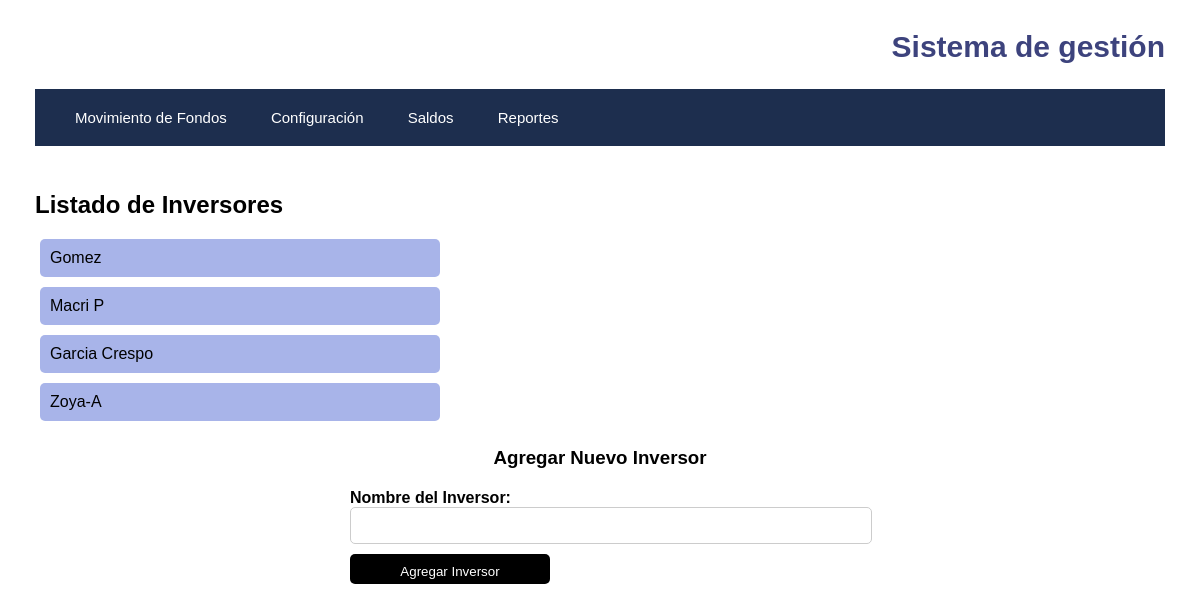
The app's page /api/addinvestor, older data.
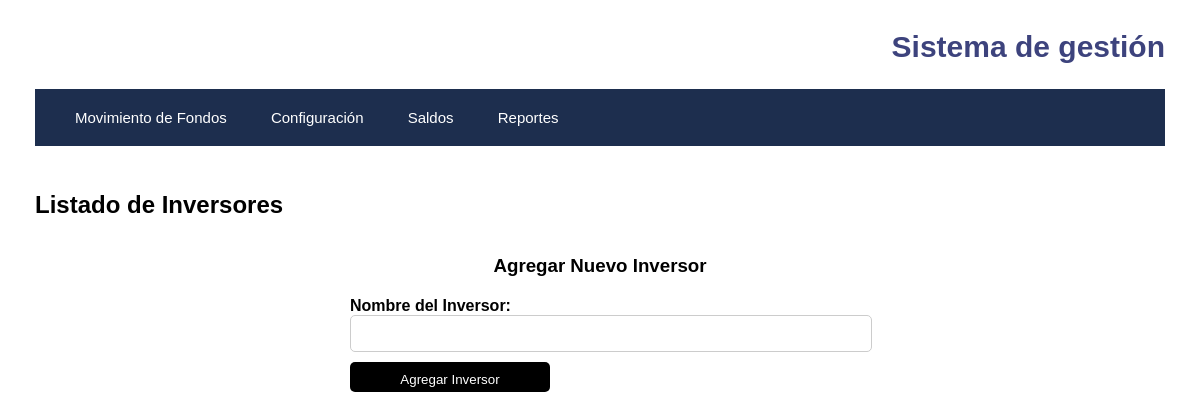
The same page, newer data.
### Models.py (models this page shows, shortened)
class Inversor(db.Model):
    id_inversor = db.Column(db.Integer, unique=True, primary_key=True)
    nombre_inversor = db.Column(db.Text)

### app.py (the view)
@app.route("/api/addinvestor", methods=["GET"])
def show_investor_form():
    inversores = Inversor.query.all()
    return render_template("addinvestor.html", inversores=inversores)

### templates/addinvestor.html (shortened to what this page needs)
<!DOCTYPE html>
<html lang="en">
<head>
    <link rel="stylesheet" type="text/css" href="{{ url_for('static', filename='style.css') }}">
</head>
<body>
    {% extends 'base.html' %}
    {% block content %}
        <h2>Listado de Inversores</h2>
        <ul>
            {% for inversor in inversores %}
                <li>{{ inversor.nombre_inversor }}</li>
            {% endfor %}
        </ul>
        <h3>Agregar Nuevo Inversor</h3>
        <form action="/api/addinvestor" method="post">
            <div class="form-group">
                <label for="nombre_inversor">Nombre del Inversor:</label>
                <input type="text" id="nombre_inversor" name="nombre_inversor" required>
            </div>
            <input type="submit" value="Agregar Inversor">
        </form>
    {% endblock %}

### templates/base.html (shortened to what this page needs)
<!DOCTYPE html>
<html lang="en">
<head>
    <link rel="stylesheet" type="text/css" href="{{ url_for('static', filename='style.css') }}">
</head>
<body>
    <header>
        <h1>Sistema de gestión</h1>
        <nav>
            <a href="/api/addmovement">Movimiento de Fondos</a>
            <div class="config-option">
                <a class="nav-link" href="#">Configuración</a>
            </div>
            <a href="/api/balances">Saldos</a>
            <a href="/api/reports">Reportes</a>
        </nav>
    </header>
    <div class="content">
        {% block content %}{% endblock %}
    </div>
</body>
</html>

### static/style.css (style rules this page uses)
body { font-family: sans-serif; margin: 0; padding: 0; }
header { font-size: 15px; color: #3d437d; padding: 10px; text-align: right; }
nav { background-color: #1d2e4e; text-align: left; margin-bottom: 20px; margin: 25px; padding: 20px; }
nav a { text-align: left; padding: 20px; text-decoration: none; color: #ffffff; }
h1 { margin-right: 25px; }
h2 { margin-top: 10px; margin-left: 35px; text-align: left; }
h3 { margin-top: 0; text-align: center; }
form { width: 500px; margin: 0 auto; }
.form-group { margin-bottom: 10px; }
label { font-weight: bold; }
input, select { width: 100%; padding: 10px; border-radius: 5px; border: 1px solid #ccc; }
input[type="submit"] { width: 200px; height: 30px; background-color: #000; color: #fff; border-radius: 5px; border: none; cursor: pointer; margin-bottom: 20px; }
.form-group:nth-child(1) { margin-top: 20px; }
.config-option { position: relative; display: inline-block; }

Row changes from the older to the newer data that the page shows:
removed Inversor: nombre_inversor "Gomez"
removed Inversor: nombre_inversor "Macri P"
removed Inversor: nombre_inversor "Garcia Crespo"
removed Inversor: nombre_inversor "Zoya-A"
